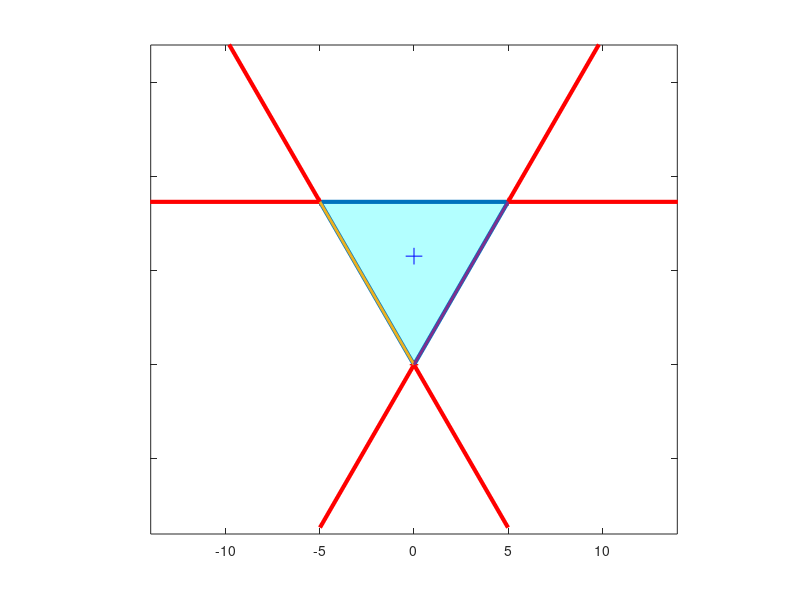

Write the MATLAB code that produced this figure.
function [G] = createBlendingGeometry()
% Construct Equilateral triangle

sideLength = 10;

G.A = [0;0];
G.B = [-sideLength/2;sideLength*(sqrt(3)/2)];
G.C = [sideLength/2;sideLength*(sqrt(3)/2)];
sides = [G.A,G.B,G.C,G.A];


% Plot lines
hold off;
G.fillCenter = fill(sides(1,:),sides(2,:),'c','FaceAlpha',0.3);
hold on
G.pointA = plot(G.A(1),G.A(2), 'r+');
G.pointB = plot(G.B(1),G.B(2), 'r+');
G.pointC = plot(G.C(1),G.C(2), 'r+');
G.lineSides = plot(sides(1,:),sides(2,:), 'LineWidth',3);
axis([-14,14,-9,17])
axis equal
axis manual
G.pointCenter = plot(0,sideLength*(sqrt(3)/2)*(2/3),'b+','MarkerSize',12);


% guide lines outside of triangle
G.linesA = plot([-1/2,0,1/2]*sideLength,[-(sqrt(3)/2),0,-(sqrt(3)/2)]*sideLength,'r', 'LineWidth',3);
G.linesB = plot([1,1/2,3/2]*sideLength,[sqrt(3),(sqrt(3)/2),(sqrt(3)/2)]*sideLength,'r', 'LineWidth',3);
G.linesC = plot([-1,-1/2,-3/2]*sideLength,[sqrt(3),(sqrt(3)/2),(sqrt(3)/2)]*sideLength,'r', 'LineWidth',3);

% Data to do with the point where the mouse is clicked
G.P1 = [0;0];
G.P1current = G.P1;
G.P1Sum = G.P1;
G.P1History = G.P1;

G.cursorPoint = plot(G.P1(1),G.P1(2), 'r+');

G.lineA = plot([G.A(1), G.P1(1)],[G.A(2),G.P1(2)], 'LineWidth',2);
G.lineB = plot([G.B(1), G.P1(1)],[G.B(2),G.P1(2)], 'LineWidth',2);
G.lineC = plot([G.C(1), G.P1(1)],[G.C(2),G.P1(2)], 'LineWidth',2);

% Background Colour
set(gca,'color',[0.7 0.9 1])

hold off

set(gca,'YTickLabel',[])


% Listen for mouse clicks mouse clicks
child_handles = allchild(gca);
set(child_handles,'HitTest','off')


end

% function mouseClicked (object, eventdata)
% 
% disp('CLICK')
% 
% % detects mouse clicks and 
% assignin('base','isMouseClicked',1)
% 
% end
% 
% function mouseMoved (object, eventdata)
% % writes continuous mouse position to base workspace
% MOUSE = get (gca, 'CurrentPoint');
% 
% assignin('base','MOUSE',MOUSE)
% end
